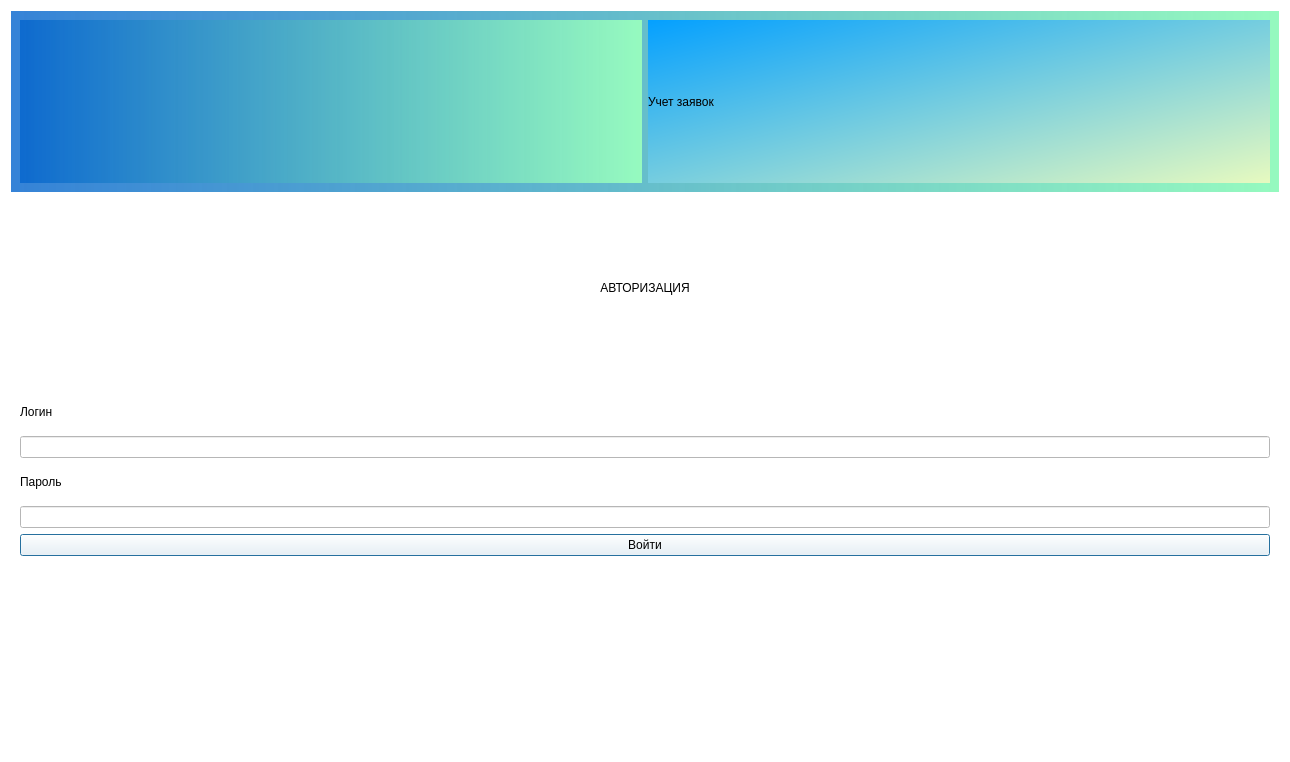
<?xml version="1.0" encoding="UTF-8"?>
<ui version="4.0">
 <class>Dialog</class>
 <widget class="QDialog" name="Dialog">
  <property name="geometry">
   <rect>
    <x>0</x>
    <y>0</y>
    <width>1290</width>
    <height>762</height>
   </rect>
  </property>
  <property name="windowTitle">
   <string>Dialog</string>
  </property>
  <property name="styleSheet">
   <string notr="true">background-color: rgb(255, 255, 255);</string>
  </property>
  <layout class="QVBoxLayout" name="verticalLayout">
   <item>
    <widget class="QWidget" name="widget" native="true">
     <property name="styleSheet">
      <string notr="true">
background-color: qlineargradient(spread:pad, x1:0, y1:0, x2:1, y2:0, stop:0 rgba(4, 100, 205, 205), stop:1 rgba(150, 250, 191, 255));</string>
     </property>
     <layout class="QHBoxLayout" name="horizontalLayout">
      <item>
       <widget class="QLabel" name="label_2">
        <property name="text">
         <string/>
        </property>
        <property name="pixmap">
         <pixmap>../Загрузки/nyam-nyam.png</pixmap>
        </property>
        <property name="scaledContents">
         <bool>true</bool>
        </property>
       </widget>
      </item>
      <item>
       <widget class="QLabel" name="label">
        <property name="styleSheet">
         <string notr="true">background-color: qlineargradient(spread:pad, x1:0, y1:0, x2:1, y2:1, stop:0 rgba(4, 160, 255, 255), stop:1 rgba(231, 250, 191, 255));</string>
        </property>
        <property name="text">
         <string>Учет заявок</string>
        </property>
       </widget>
      </item>
     </layout>
    </widget>
   </item>
   <item>
    <widget class="QWidget" name="widget_2" native="true">
     <layout class="QVBoxLayout" name="verticalLayout_2">
      <item>
       <widget class="QLabel" name="label_3">
        <property name="text">
         <string>&lt;html&gt;&lt;head/&gt;&lt;body&gt;&lt;p align=&quot;center&quot;&gt;АВТОРИЗАЦИЯ&lt;/p&gt;&lt;/body&gt;&lt;/html&gt;</string>
        </property>
       </widget>
      </item>
     </layout>
    </widget>
   </item>
   <item>
    <widget class="QWidget" name="widget_3" native="true">
     <layout class="QVBoxLayout" name="verticalLayout_3">
      <item>
       <widget class="QLabel" name="label_4">
        <property name="text">
         <string>Логин</string>
        </property>
       </widget>
      </item>
      <item>
       <widget class="QLineEdit" name="LoginField"/>
      </item>
      <item>
       <widget class="QLabel" name="label_5">
        <property name="text">
         <string>Пароль</string>
        </property>
       </widget>
      </item>
      <item>
       <widget class="QLineEdit" name="PasswordField"/>
      </item>
      <item>
       <widget class="QPushButton" name="pushButton">
        <property name="text">
         <string>Войти</string>
        </property>
       </widget>
      </item>
     </layout>
    </widget>
   </item>
   <item>
    <widget class="QWidget" name="widget_4" native="true">
     <layout class="QVBoxLayout" name="verticalLayout_4">
      <item>
       <widget class="QLabel" name="ErrorField">
        <property name="text">
         <string/>
        </property>
       </widget>
      </item>
     </layout>
    </widget>
   </item>
  </layout>
 </widget>
 <resources/>
 <connections/>
</ui>
